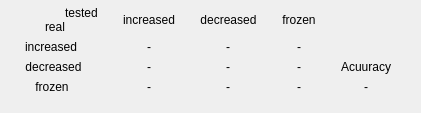
        <widget class="QWidget" name="page_3">
         <property name="geometry">
          <rect>
           <x>0</x>
           <y>0</y>
           <width>421</width>
           <height>113</height>
          </rect>
         </property>
         <attribute name="label">
          <string>정확도</string>
         </attribute>
         <widget class="QWidget" name="gridLayoutWidget">
          <property name="geometry">
           <rect>
            <x>0</x>
            <y>0</y>
            <width>421</width>
            <height>101</height>
           </rect>
          </property>
          <layout class="QGridLayout" name="gridLayout">
           <property name="spacing">
            <number>0</number>
           </property>
           <item row="1" column="1" alignment="Qt::AlignHCenter">
            <widget class="QLabel" name="i_i">
             <property name="sizePolicy">
              <sizepolicy hsizetype="Fixed" vsizetype="Fixed">
               <horstretch>0</horstretch>
               <verstretch>0</verstretch>
              </sizepolicy>
             </property>
             <property name="font">
              <font>
               <pointsize>9</pointsize>
               <stylestrategy>PreferAntialias</stylestrategy>
              </font>
             </property>
             <property name="text">
              <string>-</string>
             </property>
             <property name="alignment">
              <set>Qt::AlignCenter</set>
             </property>
            </widget>
           </item>
           <item row="2" column="4">
            <widget class="QLabel" name="label4_13">
             <property name="sizePolicy">
              <sizepolicy hsizetype="Fixed" vsizetype="Fixed">
               <horstretch>0</horstretch>
               <verstretch>0</verstretch>
              </sizepolicy>
             </property>
             <property name="font">
              <font>
               <pointsize>9</pointsize>
               <stylestrategy>PreferAntialias</stylestrategy>
              </font>
             </property>
             <property name="text">
              <string>Acuuracy</string>
             </property>
             <property name="alignment">
              <set>Qt::AlignCenter</set>
             </property>
            </widget>
           </item>
           <item row="0" column="3">
            <widget class="QLabel" name="label4_21">
             <property name="sizePolicy">
              <sizepolicy hsizetype="Fixed" vsizetype="Fixed">
               <horstretch>0</horstretch>
               <verstretch>0</verstretch>
              </sizepolicy>
             </property>
             <property name="font">
              <font>
               <pointsize>9</pointsize>
               <stylestrategy>PreferAntialias</stylestrategy>
              </font>
             </property>
             <property name="text">
              <string>frozen</string>
             </property>
             <property name="alignment">
              <set>Qt::AlignCenter</set>
             </property>
            </widget>
           </item>
           <item row="2" column="1" alignment="Qt::AlignHCenter">
            <widget class="QLabel" name="d_i">
             <property name="sizePolicy">
              <sizepolicy hsizetype="Fixed" vsizetype="Fixed">
               <horstretch>0</horstretch>
               <verstretch>0</verstretch>
              </sizepolicy>
             </property>
             <property name="font">
              <font>
               <pointsize>9</pointsize>
               <stylestrategy>PreferAntialias</stylestrategy>
              </font>
             </property>
             <property name="text">
              <string>-</string>
             </property>
             <property name="alignment">
              <set>Qt::AlignCenter</set>
             </property>
            </widget>
           </item>
           <item row="3" column="0" alignment="Qt::AlignLeft">
            <widget class="QLabel" name="label4_12">
             <property name="sizePolicy">
              <sizepolicy hsizetype="Fixed" vsizetype="Fixed">
               <horstretch>0</horstretch>
               <verstretch>0</verstretch>
              </sizepolicy>
             </property>
             <property name="font">
              <font>
               <pointsize>9</pointsize>
               <stylestrategy>PreferAntialias</stylestrategy>
              </font>
             </property>
             <property name="text">
              <string>   frozen</string>
             </property>
             <property name="alignment">
              <set>Qt::AlignCenter</set>
             </property>
            </widget>
           </item>
           <item row="2" column="2" alignment="Qt::AlignHCenter">
            <widget class="QLabel" name="d_d">
             <property name="sizePolicy">
              <sizepolicy hsizetype="Fixed" vsizetype="Fixed">
               <horstretch>0</horstretch>
               <verstretch>0</verstretch>
              </sizepolicy>
             </property>
             <property name="font">
              <font>
               <pointsize>9</pointsize>
               <stylestrategy>PreferAntialias</stylestrategy>
              </font>
             </property>
             <property name="text">
              <string>-</string>
             </property>
             <property name="alignment">
              <set>Qt::AlignCenter</set>
             </property>
            </widget>
           </item>
           <item row="3" column="2" alignment="Qt::AlignHCenter">
            <widget class="QLabel" name="f_d">
             <property name="sizePolicy">
              <sizepolicy hsizetype="Fixed" vsizetype="Fixed">
               <horstretch>0</horstretch>
               <verstretch>0</verstretch>
              </sizepolicy>
             </property>
             <property name="font">
              <font>
               <pointsize>9</pointsize>
               <stylestrategy>PreferAntialias</stylestrategy>
              </font>
             </property>
             <property name="text">
              <string>-</string>
             </property>
             <property name="alignment">
              <set>Qt::AlignCenter</set>
             </property>
            </widget>
           </item>
           <item row="3" column="4" alignment="Qt::AlignHCenter">
            <widget class="QLabel" name="acc">
             <property name="sizePolicy">
              <sizepolicy hsizetype="Fixed" vsizetype="Fixed">
               <horstretch>0</horstretch>
               <verstretch>0</verstretch>
              </sizepolicy>
             </property>
             <property name="font">
              <font>
               <pointsize>9</pointsize>
               <stylestrategy>PreferAntialias</stylestrategy>
              </font>
             </property>
             <property name="text">
              <string>-</string>
             </property>
             <property name="alignment">
              <set>Qt::AlignCenter</set>
             </property>
            </widget>
           </item>
           <item row="0" column="1">
            <widget class="QLabel" name="label4_7">
             <property name="sizePolicy">
              <sizepolicy hsizetype="Fixed" vsizetype="Fixed">
               <horstretch>0</horstretch>
               <verstretch>0</verstretch>
              </sizepolicy>
             </property>
             <property name="font">
              <font>
               <pointsize>9</pointsize>
               <stylestrategy>PreferAntialias</stylestrategy>
              </font>
             </property>
             <property name="text">
              <string>increased</string>
             </property>
             <property name="alignment">
              <set>Qt::AlignCenter</set>
             </property>
            </widget>
           </item>
           <item row="1" column="3" alignment="Qt::AlignHCenter">
            <widget class="QLabel" name="i_f">
             <property name="sizePolicy">
              <sizepolicy hsizetype="Fixed" vsizetype="Fixed">
               <horstretch>0</horstretch>
               <verstretch>0</verstretch>
              </sizepolicy>
             </property>
             <property name="font">
              <font>
               <pointsize>9</pointsize>
               <stylestrategy>PreferAntialias</stylestrategy>
              </font>
             </property>
             <property name="text">
              <string>-</string>
             </property>
             <property name="alignment">
              <set>Qt::AlignCenter</set>
             </property>
            </widget>
           </item>
           <item row="1" column="0" alignment="Qt::AlignLeft">
            <widget class="QLabel" name="label4_10">
             <property name="sizePolicy">
              <sizepolicy hsizetype="Fixed" vsizetype="Fixed">
               <horstretch>0</horstretch>
               <verstretch>0</verstretch>
              </sizepolicy>
             </property>
             <property name="font">
              <font>
               <pointsize>9</pointsize>
               <stylestrategy>PreferAntialias</stylestrategy>
              </font>
             </property>
             <property name="text">
              <string>increased</string>
             </property>
             <property name="alignment">
              <set>Qt::AlignCenter</set>
             </property>
            </widget>
           </item>
           <item row="3" column="1" alignment="Qt::AlignHCenter">
            <widget class="QLabel" name="f_i">
             <property name="sizePolicy">
              <sizepolicy hsizetype="Fixed" vsizetype="Fixed">
               <horstretch>0</horstretch>
               <verstretch>0</verstretch>
              </sizepolicy>
             </property>
             <property name="font">
              <font>
               <pointsize>9</pointsize>
               <stylestrategy>PreferAntialias</stylestrategy>
              </font>
             </property>
             <property name="text">
              <string>-</string>
             </property>
             <property name="alignment">
              <set>Qt::AlignCenter</set>
             </property>
            </widget>
           </item>
           <item row="2" column="0">
            <widget class="QLabel" name="label4_11">
             <property name="sizePolicy">
              <sizepolicy hsizetype="Fixed" vsizetype="Fixed">
               <horstretch>0</horstretch>
               <verstretch>0</verstretch>
              </sizepolicy>
             </property>
             <property name="font">
              <font>
               <pointsize>9</pointsize>
               <stylestrategy>PreferAntialias</stylestrategy>
              </font>
             </property>
             <property name="layoutDirection">
              <enum>Qt::LeftToRight</enum>
             </property>
             <property name="text">
              <string>decreased</string>
             </property>
             <property name="alignment">
              <set>Qt::AlignCenter</set>
             </property>
            </widget>
           </item>
           <item row="2" column="3" alignment="Qt::AlignHCenter">
            <widget class="QLabel" name="d_f">
             <property name="sizePolicy">
              <sizepolicy hsizetype="Fixed" vsizetype="Fixed">
               <horstretch>0</horstretch>
               <verstretch>0</verstretch>
              </sizepolicy>
             </property>
             <property name="font">
              <font>
               <pointsize>9</pointsize>
               <stylestrategy>PreferAntialias</stylestrategy>
              </font>
             </property>
             <property name="text">
              <string>-</string>
             </property>
             <property name="alignment">
              <set>Qt::AlignCenter</set>
             </property>
            </widget>
           </item>
           <item row="3" column="3" alignment="Qt::AlignHCenter">
            <widget class="QLabel" name="f_f">
             <property name="sizePolicy">
              <sizepolicy hsizetype="Fixed" vsizetype="Fixed">
               <horstretch>0</horstretch>
               <verstretch>0</verstretch>
              </sizepolicy>
             </property>
             <property name="font">
              <font>
               <pointsize>9</pointsize>
               <stylestrategy>PreferAntialias</stylestrategy>
              </font>
             </property>
             <property name="text">
              <string>-</string>
             </property>
             <property name="scaledContents">
              <bool>false</bool>
             </property>
             <property name="alignment">
              <set>Qt::AlignCenter</set>
             </property>
            </widget>
           </item>
           <item row="1" column="2" alignment="Qt::AlignHCenter">
            <widget class="QLabel" name="i_d">
             <property name="sizePolicy">
              <sizepolicy hsizetype="Fixed" vsizetype="Fixed">
               <horstretch>0</horstretch>
               <verstretch>0</verstretch>
              </sizepolicy>
             </property>
             <property name="font">
              <font>
               <pointsize>9</pointsize>
               <stylestrategy>PreferAntialias</stylestrategy>
              </font>
             </property>
             <property name="text">
              <string>-</string>
             </property>
             <property name="alignment">
              <set>Qt::AlignCenter</set>
             </property>
            </widget>
           </item>
           <item row="0" column="2">
            <widget class="QLabel" name="label4_8">
             <property name="sizePolicy">
              <sizepolicy hsizetype="Fixed" vsizetype="Fixed">
               <horstretch>0</horstretch>
               <verstretch>0</verstretch>
              </sizepolicy>
             </property>
             <property name="font">
              <font>
               <pointsize>9</pointsize>
               <stylestrategy>PreferAntialias</stylestrategy>
              </font>
             </property>
             <property name="text">
              <string>decreased</string>
             </property>
             <property name="alignment">
              <set>Qt::AlignCenter</set>
             </property>
            </widget>
           </item>
           <item row="0" column="0">
            <layout class="QGridLayout" name="gridLayout_2">
             <property name="leftMargin">
              <number>20</number>
             </property>
             <item row="0" column="1">
              <widget class="QLabel" name="label4_14">
               <property name="sizePolicy">
                <sizepolicy hsizetype="Fixed" vsizetype="Fixed">
                 <horstretch>0</horstretch>
                 <verstretch>0</verstretch>
                </sizepolicy>
               </property>
               <property name="font">
                <font>
                 <pointsize>9</pointsize>
                 <stylestrategy>PreferAntialias</stylestrategy>
                </font>
               </property>
               <property name="text">
                <string>tested</string>
               </property>
               <property name="alignment">
                <set>Qt::AlignCenter</set>
               </property>
              </widget>
             </item>
             <item row="1" column="0">
              <widget class="QLabel" name="label4_9">
               <property name="sizePolicy">
                <sizepolicy hsizetype="Fixed" vsizetype="Fixed">
                 <horstretch>0</horstretch>
                 <verstretch>0</verstretch>
                </sizepolicy>
               </property>
               <property name="font">
                <font>
                 <pointsize>9</pointsize>
                 <stylestrategy>PreferAntialias</stylestrategy>
                </font>
               </property>
               <property name="text">
                <string>real</string>
               </property>
               <property name="alignment">
                <set>Qt::AlignCenter</set>
               </property>
              </widget>
             </item>
            </layout>
           </item>
          </layout>
         </widget>
        </widget>
